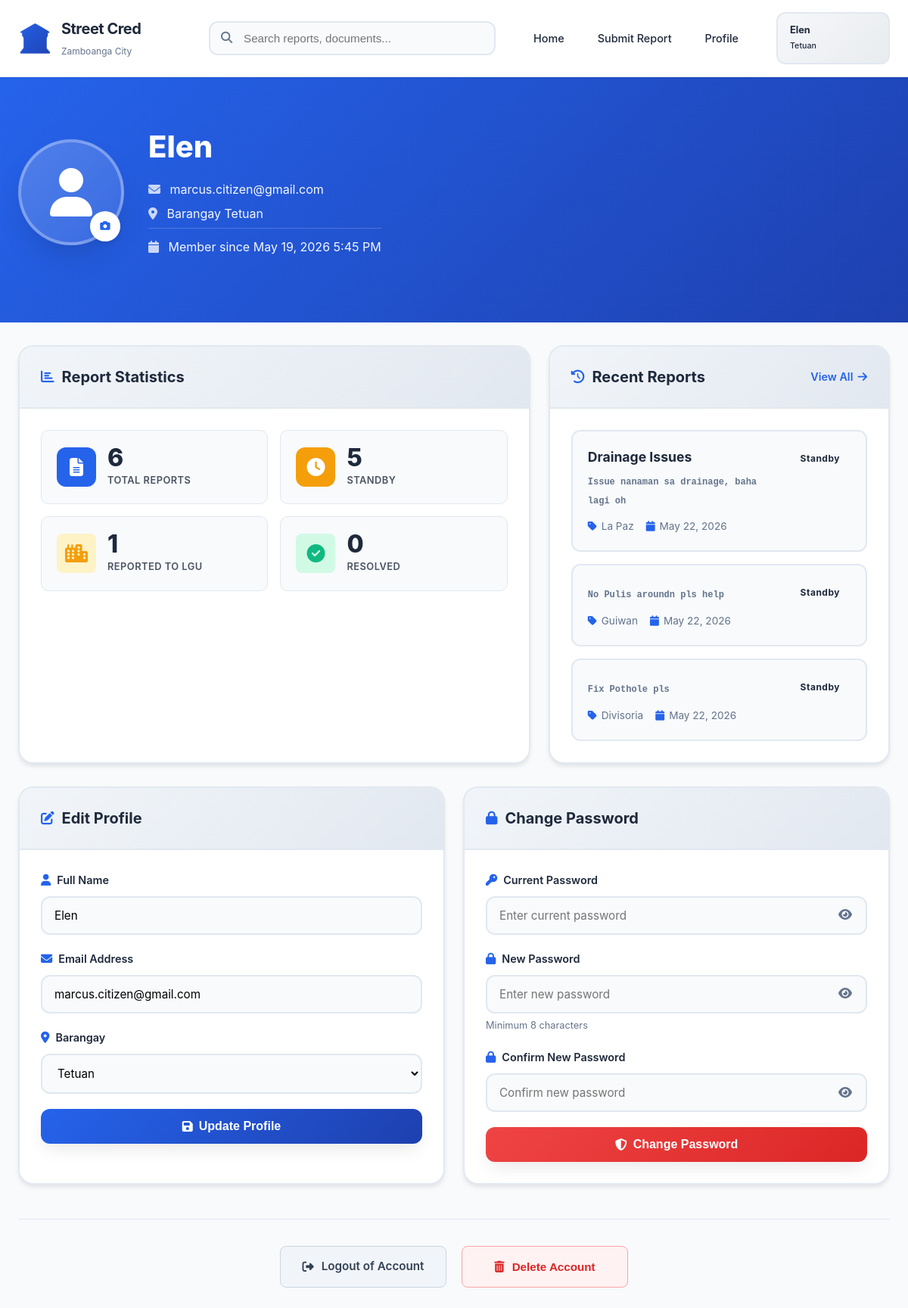
Page /userprofile-page/userprofile.php (signed in) on the committed database.
### tables this page shows
CREATE TABLE `reports` (
  `ID` int(11) NOT NULL,
  `user_id` int(11) UNSIGNED DEFAULT NULL,
  `barangay` varchar(50) NOT NULL,
  `category` enum('Drainage Issues','Waste Management','Road/Pothole','Streetlight','Traffic Concern','Security Issue','Infrastructure','Other') NOT NULL,
  `description` text NOT NULL,
  `status` enum('standby','In progress','Reported to LGU','Resolved') NOT NULL DEFAULT 'standby',
  `image_path` varchar(255) NOT NULL,
  `date_submitted` timestamp NOT NULL DEFAULT current_timestamp(),
  `created_at` datetime NOT NULL DEFAULT current_timestamp()
);

### userprofile-page/userprofile.php (the view, shortened to what this page needs)
<?php
include('../database/database.php');
$user_ID = $_SESSION['user_id'];
$name = $_SESSION['first_name'];
$email = $_SESSION['user_email'];
$barangay = $_SESSION['user_barangay'];
$member_since = $_SESSION['membersince'];
$sql_all_reports = "SELECT * FROM reports WHERE user_id = $user_ID";
$run_all = mysqli_query($conn, $sql_all_reports);
$total_reports = mysqli_num_rows($run_all);
$sql_standby = "SELECT * FROM reports WHERE status = 'standby' AND user_id = $user_ID";
$run_standby = mysqli_query($conn, $sql_standby);
$total_standby = mysqli_num_rows($run_standby);
$query_reported_to_lgu = "SELECT * FROM reports WHERE status = 'Reported to LGU' AND user_id = $user_ID";
$result = mysqli_query($conn, $query_reported_to_lgu);
$total_reported_to_lgu = mysqli_num_rows($result);
$query_resolved = "SELECT * FROM reports WHERE status = 'Resolved' AND user_id = $user_ID";
$result = mysqli_query($conn, $query_resolved);
$total_resolved = mysqli_num_rows($result);
$query_recent = "SELECT * FROM reports
                 WHERE user_id = $user_ID
                 ORDER BY ID DESC
                 LIMIT 3";
$result_recent = mysqli_query($conn, $query_recent);
$recent_reports = [];
if ($result_recent) {
    while ($row = mysqli_fetch_assoc($result_recent)) {
        $recent_reports[] = $row;
    }
}
?>
<!DOCTYPE html>
<html lang="en">
<head>
    <link rel="stylesheet" href="https://cdnjs.cloudflare.com/ajax/libs/font-awesome/6.5.1/css/all.min.css">
    <link rel="stylesheet" href="userprofile.css">
</head>
<body>
    <header>
        <div class="container">
            <div class="nav-wrapper">
                <a href="../index.php" class="logo">
                    <div class="logo-icon">🏛️</div>
                    <div>
                        <span class="brand">Street Cred</span>
                        <span class="subtext">Zamboanga City</span>
                    </div>
                </a>
                <div class="search-bar">
                    <i class="fas fa-search"></i>
                    <input type="text" placeholder="Search reports, documents...">
                </div>
                <nav>
                    <a href="../home-page/homepage.php" class="btn-nav">Home</a>
                    <a href="../submit-page/submit.php" class="btn-nav">Submit Report</a>
                    <a href="#" class="btn-nav active">Profile</a>
                </nav>
                <div class="user-profile">
                    <strong><?php echo htmlspecialchars($name); ?></strong><br>
                    <small><?php echo htmlspecialchars($barangay); ?></small>
                </div>
            </div>
        </div>
    </header>
    <section class="profile-header">
        <div class="container">
            <div class="profile-header-content">
                <div class="profile-avatar">
                    <div class="avatar-circle">
                        <i class="fas fa-user"></i>
                    </div>
                    <button class="change-photo-btn">
                        <i class="fas fa-camera"></i>
                    </button>
                </div>
                <div class="profile-header-info">
                    <h1><?php echo htmlspecialchars($name); ?></h1>
                    <p><i class="fas fa-envelope"></i> <?php echo htmlspecialchars($email); ?></p>
                    <p><i class="fas fa-map-marker-alt"></i> Barangay <?php echo htmlspecialchars($barangay); ?></p>
                    <p class="member-since"><i class="fas fa-calendar"></i> Member since <?php echo htmlspecialchars($member_since); ?></p>
                </div>
            </div>
        </div>
    </section>
    <main class="container profile-main-layout">
        <section class="top-row-insights">
            <div class="profile-card">
                <div class="card-header">
                    <h3><i class="fas fa-chart-bar"></i> Report Statistics</h3>
                </div>
                <div class="card-body">
                    <div class="stats-grid">
                        <div class="stat-box stat-total">
                            <div class="stat-icon"><i class="fas fa-file-alt"></i></div>
                            <div class="stat-info">
                                <div class="stat-number"><?php echo $total_reports; ?></div>
                                <div class="stat-label">Total Reports</div>
                            </div>
                        </div>
                        <div class="stat-box stat-pending">
                            <div class="stat-icon"><i class="fas fa-clock"></i></div>
                            <div class="stat-info">
                                <div class="stat-number"><?php echo $total_standby; ?></div>
                                <div class="stat-label">Standby</div>
                            </div>
                        </div>
                        <div class="stat-box stat-lgu">
                            <div class="stat-icon"><i class="fas fa-city"></i></div>
                            <div class="stat-info">
                                <div class="stat-number"><?php echo $total_reported_to_lgu; ?></div>
                                <div class="stat-label">Reported to LGU</div>
                            </div>
                        </div>
                        <div class="stat-box stat-resolved">
                            <div class="stat-icon"><i class="fas fa-check-circle"></i></div>
                            <div class="stat-info">
                                <div class="stat-number"><?php echo $total_resolved; ?></div>
                                <div class="stat-label">Resolved</div>
                            </div>
                        </div>
                    </div>
                </div>
            </div>
            <div class="profile-card">
                <div class="card-header">
                    <h3><i class="fas fa-history"></i> Recent Reports</h3>
                    <a href="my-reports.php" class="view-all-link">View All <i class="fas fa-arrow-right"></i></a>
                </div>
                <div class="card-body">
                    <div class="recent-reports-list">
                        <?php foreach ($recent_reports as $report): ?>
                        <div class="recent-report-item">
                            <div class="report-item-header">
                                <div>
                                    <h4><?php echo htmlspecialchars($report['category']); ?></h4>
                                    <span class="report-id"><?php echo htmlspecialchars($report['description']); ?></span>
                                </div>
                                <span class="status-badge <?php echo htmlspecialchars($report['status']); ?>">
                                    <?php echo ucfirst(str_replace('-', ' ', $report['status'])); ?>
                                </span>
                            </div>
                            <div class="report-item-meta">
                                <span class="report-category">
                                    <i class="fas fa-tag"></i> <?php echo htmlspecialchars($report['barangay']); ?>
                                </span>
                                <span class="report-date">
                                    <i class="fas fa-calendar"></i> <?php echo date('M d, Y', strtotime($report['created_at'])); ?>
                                </span>
                            </div>
                        </div>
                        <?php endforeach; ?>
                    </div>
                </div>
            </div>
        </section>
        <section class="middle-row-forms">
            <div class="profile-card">
                <div class="card-header">
                    <h3><i class="fas fa-edit"></i> Edit Profile</h3>
                </div>
                <div class="card-body">
                    <form id="edit-profile-form" class="profile-form">
                        <div class="form-group">
                            <label for="full_name"><i class="fas fa-user"></i> Full Name</label>
                            <input type="text" id="full_name" name="full_name" value="<?php echo htmlspecialchars($name); ?>" required placeholder="Enter your full name">
                        </div>
                        <div class="form-group">
                            <label for="email"><i class="fas fa-envelope"></i> Email Address</label>
                            <input type="email" id="email" name="email" value="<?php echo htmlspecialchars($email); ?>" required placeholder="Enter your email">
                        </div>
                        <div class="form-group">
                            <label for="barangay"><i class="fas fa-map-marker-alt"></i> Barangay</label>
                            <select id="barangay" name="barangay" required>
                                <option value="Tetuan" <?php echo $barangay == 'Tetuan' ? 'selected' : ''; ?>>Tetuan</option>
                            </select>
                        </div>
                        <button type="submit" class="btn-primary btn-full">
                            <i class="fas fa-save"></i> Update Profile
                        </button>
                    </form>
                </div>
            </div>
            <div class="profile-card">
                <div class="card-header">
                    <h3><i class="fas fa-lock"></i> Change Password</h3>
                </div>
                <div class="card-body">
                    <form id="change-password-form" class="profile-form">
                        <div class="form-group">
                            <label for="current_password"><i class="fas fa-key"></i> Current Password</label>
                            <div class="password-input-wrapper">
                                <input type="password" id="current_password" name="current_password" required placeholder="Enter current password">
                                <button type="button" class="toggle-password" onclick="togglePassword('current_password')">
                                    <i class="fas fa-eye"></i>
                                </button>
                            </div>
                        </div>
                        <div class="form-group">
                            <label for="new_password"><i class="fas fa-lock"></i> New Password</label>
                            <div class="password-input-wrapper">
                                <input type="password" id="new_password" name="new_password" required placeholder="Enter new password" minlength="8">
                                <button type="button" class="toggle-password" onclick="togglePassword('new_password')">
                                    <i class="fas fa-eye"></i>
                                </button>
                            </div>
                            <small class="form-hint">Minimum 8 characters</small>
                        </div>
                        <div class="form-group">
                            <label for="confirm_password"><i class="fas fa-lock"></i> Confirm New Password</label>
                            <div class="password-input-wrapper">
                                <input type="password" id="confirm_password" name="confirm_password" required placeholder="Confirm new password">
                                <button type="button" class="toggle-password" onclick="togglePassword('confirm_password')">
                                    <i class="fas fa-eye"></i>
                                </button>
                            </div>
                        </div>
                        <button type="submit" class="btn-primary btn-full btn-danger">
                            <i class="fas fa-shield-alt"></i> Change Password
                        </button>
                    </form>
                </div>
            </div>
        </section>
        <section class="bottom-row-actions">
            <div class="centered-action-container">
                <a href="../login-page/logout.php" class="btn-action-panel btn-logout-action">
                    <i class="fas fa-sign-out-alt"></i> Logout of Account
                </a>
                <button class="btn-action-panel btn-delete-action" onclick="confirmDelete()">
                    <i class="fas fa-trash-alt"></i> Delete Account
                </button>
            </div>
        </section>
    </main>
</body>
</html>

### rows in the picture
reports: category "Drainage Issues", description "Issue nanaman sa drainage, baha lagi oh", status "Standby", barangay "La Paz", created_at "May 22, 2026"
reports: description "No Pulis aroundn pls help", status "Standby", barangay "Guiwan", created_at "May 22, 2026"
reports: description "Fix Pothole pls", status "Standby", barangay "Divisoria", created_at "May 22, 2026"

### other values in the picture
$name "Elen"
$barangay "Tetuan"
$email "marcus.citizen@gmail.com"
$member_since "May 19, 2026 5:45 PM"
$total_reports "6"
$total_standby "5"
$total_reported_to_lgu "1"
$total_resolved "0"
